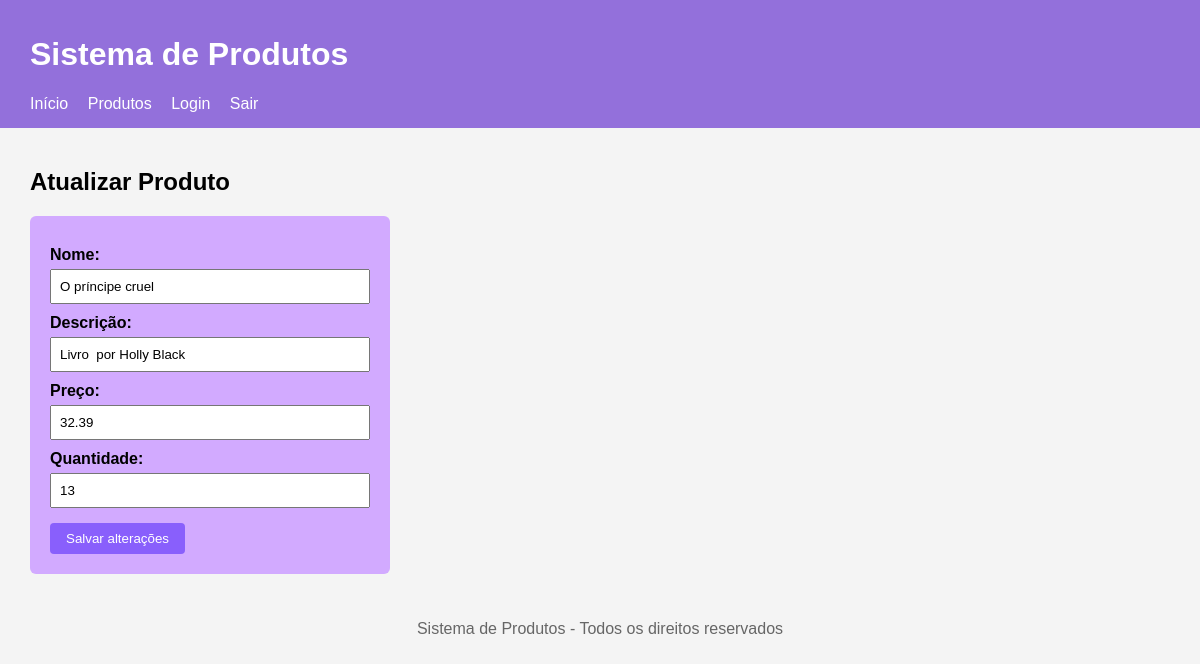
The app's page /produtos/atualizar.php?id=4 (signed in) with its own data.
### tables this page shows
CREATE TABLE `produtos` (
  `id` int(11) NOT NULL,
  `nome` varchar(100) NOT NULL,
  `descricao` varchar(255) NOT NULL,
  `preco` decimal(10,2) NOT NULL,
  `quantidade` int(11) NOT NULL
);

### produtos/atualizar.php (the view, shortened to what this page needs)
<?php
require __DIR__ . '/../conexao.php';
if ($_SERVER['REQUEST_METHOD'] == 'POST') {
    $id = $_POST['id'];
    $nome = $_POST['nome'];
    $descricao = $_POST['descricao'];
    $preco = $_POST['preco'];
    $quantidade = $_POST['quantidade'];
    $sql = "UPDATE produtos SET
            nome = '$nome',
            descricao = '$descricao',
            preco = '$preco',
            quantidade = '$quantidade'
            WHERE id = '$id'";
    mysqli_query($conexao, $sql);
    header('Location: listar.php');
    exit;
} else {
    $id = $_GET['id'];
    $sql = "SELECT * FROM produtos WHERE id = '$id'";
    $resultado = mysqli_query($conexao, $sql);
    $produto = mysqli_fetch_assoc($resultado);
}
?>
<?php require __DIR__ . '/../cabecalho.php'; ?>
<main>
    <h2>Atualizar Produto</h2>
    <form action="atualizar.php" method="POST">
        <label>Nome:</label>
        <input type="text" name="nome" value="<?php echo $produto['nome']; ?>"><br>
        <label>Descrição:</label>
        <input type="text" name="descricao" value="<?php echo $produto['descricao']; ?>"><br>
        <label>Preço:</label>
        <input type="text" name="preco" value="<?php echo $produto['preco']; ?>"><br>
        <label>Quantidade:</label>
        <input type="text" name="quantidade" value="<?php echo $produto['quantidade']; ?>"><br>
        <button type="submit">Salvar alterações</button>
    </form>
</main>
<?php require __DIR__ . '/../rodape.php'; ?>

### css/style.css (style rules this page uses)
body { font-family: Arial, sans-serif; margin: 0; background-color: #f4f4f4; }
main { padding: 20px 30px; }
form { max-width: 320px; background-color: rgb(210, 170, 255); padding: 20px; border-radius: 6px; }
form label { display: block; margin-top: 10px; font-weight: bold; }
form input { width: 100%; padding: 8px; margin-top: 5px; box-sizing: border-box; }
form button { margin-top: 15px; padding: 8px 16px; background-color: #895ffc; color: white; border: none; border-radius: 4px; cursor: pointer; }

### records on screen
produtos: nome "O príncipe cruel", descricao "Livro por Holly Black", preco "32.39", quantidade "13"
